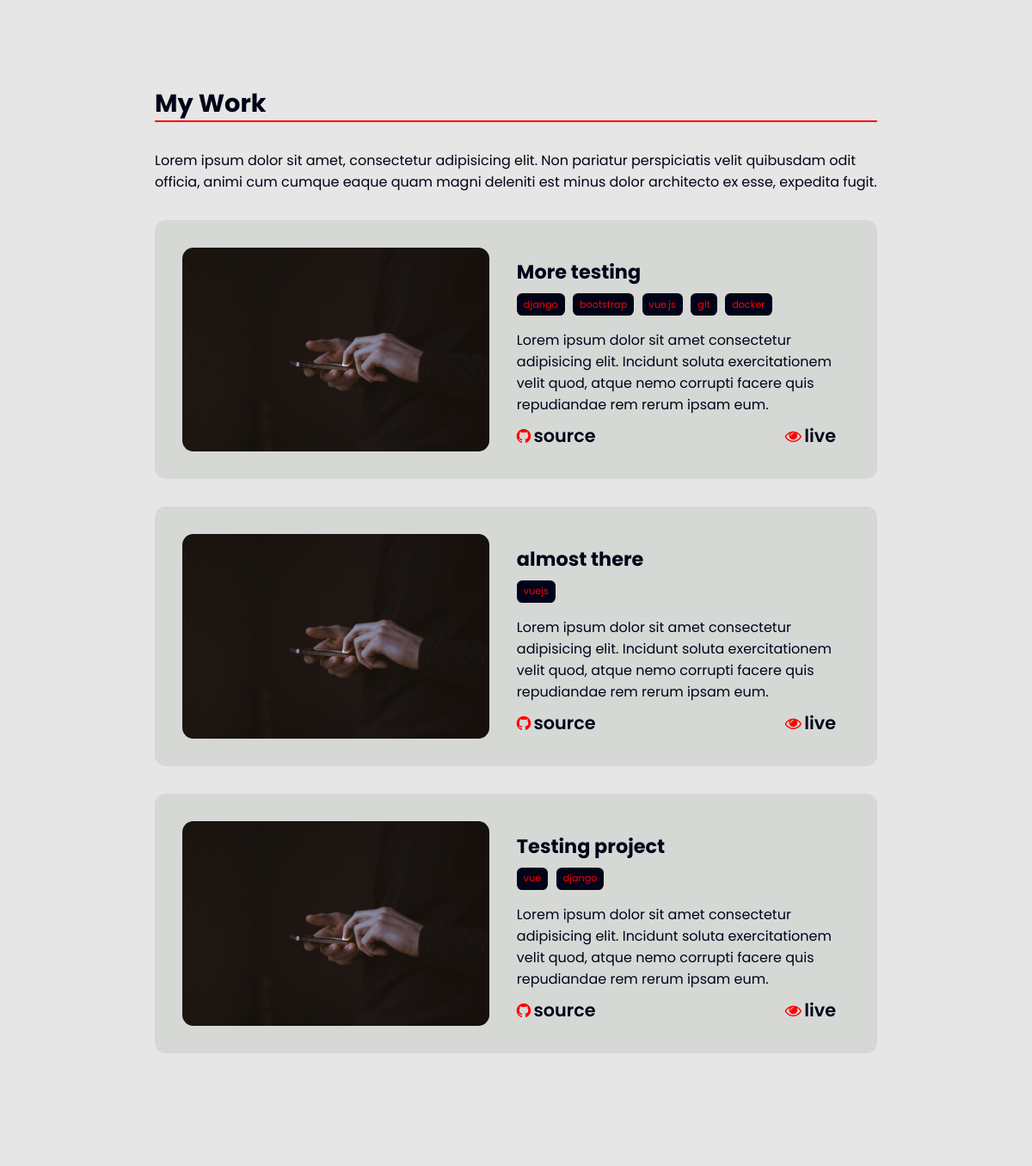
Before: / (middle part) with the older database file.
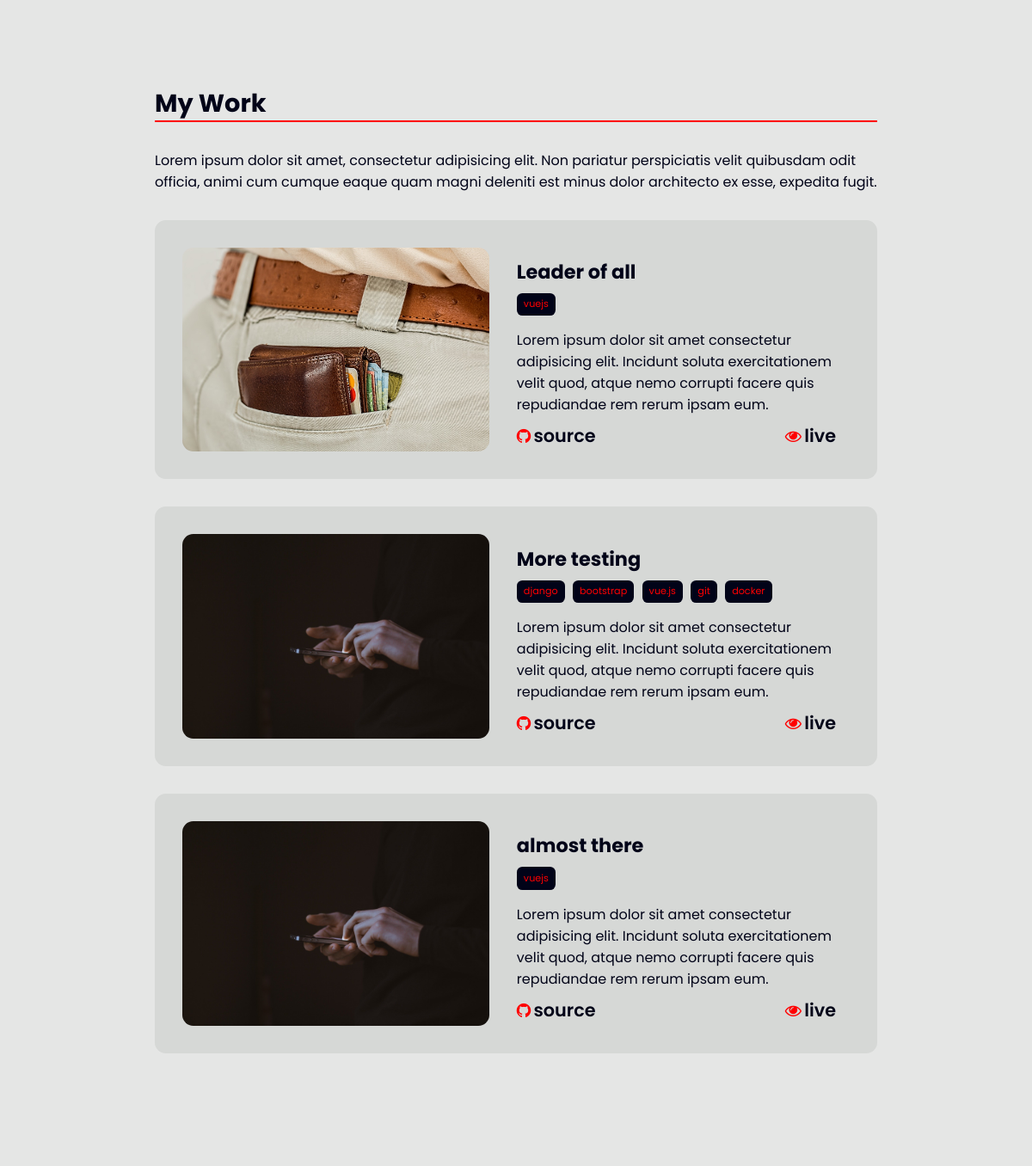
After: the same page with the newer database file.
### projects/models.py (models this page shows, shortened)
class Project(models.Model):
    title = models.CharField(max_length=50)
    date_created = models.DateTimeField(auto_now_add=True)
    slug = models.SlugField(max_length=50)
    featured = models.BooleanField(default=False)
    tags = TaggableManager()
    image = models.ImageField(upload_to='images', blank=True)
    live_site = models.URLField(max_length=500, blank=True)
    git_repo = models.URLField(max_length=500, blank=True)
    project_detail = models.TextField(blank=True)
    class Meta:
        ordering = ("-date_created",)

### projects/views.py (the view)
# urls.py: 2. Add a URL to urlpatterns:  path('', views.home, name='home')
def home(request):
    projects = Project.objects.filter(featured=True).order_by('-date_created')[:3]
    return render(request, 'home/index.html', {'projects':projects})

### projects/templates/home/index.html (shortened to what this page needs)
{% extends 'base.html' %}
{% load static %}
{% block content %}
    <section class="work">
        <div class="container">
            <h1 class="section-title">My Work</h1>
            <div class="work-info">
                Lorem ipsum dolor sit amet, consectetur adipisicing elit. Non pariatur perspiciatis velit quibusdam odit officia, animi cum cumque eaque quam magni deleniti est minus dolor architecto ex esse, expedita fugit.
            </div>
            <div class="all-work">
                {% for project in projects %}
                    <div class="single-work">
                        <div class="work-image">
                            {% if project.image %}
                                <img src="{{project.image.url}}" alt="">
                                {% else %}
                                <img src="{% static 'images/phone.jpg'%}" alt="">
                            {% endif %}
                        </div>
                            <div class="work-text">
                                <h3 class="work-title">{{project.title}}</h3>
                                <ul class="tags">
                                    {% for tag in project.tags.all %}
                                        <li class="tag">
                                        <a href="{% url 'all_projects_by_tagname' tag %}" style="text-decoration: none;">{{tag}}</a>
                                        </li>
                                    {% endfor %}
                                </ul>
                                <p class="work-detail">
                                    Lorem ipsum dolor sit amet consectetur adipisicing elit. Incidunt soluta exercitationem velit quod, atque nemo corrupti facere quis repudiandae rem rerum ipsam eum.
                                </p>
                            <ul class="work-cta">
                                <li class="github">
                                    <span><i class="fa fa-github cta" aria-hidden="true">
                                    </i></span>source</li>
                                <li class="live-site"><span><i class="cta fa fa-eye" aria-hidden="true"></i></span>live</li>
                            </ul>
                        </div>
                    </div>
                {% endfor %}
            </div>
        </div>
    </section>
{% endblock content %}

Changed rows visible on the page:
no longer on this page (row unchanged): Project: title "Testing project", Tag (name "django")
no longer on this page (row unchanged): Tag: name "vue", shown under "Testing project"
added Project: image (picture), title "Leader of all", Tag (name "vuejs")
